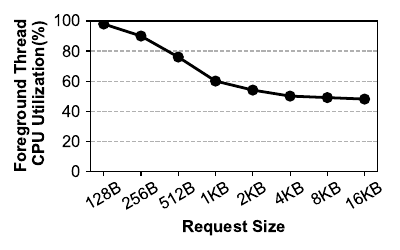

Source code (Python):
# coding=utf-8

import numpy as np
import matplotlib.pyplot as plt
import xlrd


plt.rcParams['font.sans-serif'] = ['Arial']  # 如果要显示中文字体,则在此处设为：SimHei
plt.rcParams['axes.unicode_minus'] = False  # 显示负号
xs=[0,1,2,3,4,5,6,7]
ys=[98,90,76,60,54,50,49,48]
# label在图示(legend)中显示。若为数学公式,则最好在字符串前后添加"$"符号
# color：b:blue、g:green、r:red、c:cyan、m:magenta、y:yellow、k:black、w:white、、、
# 线型：-  --   -.  :    ,
# marker：.  ,   o   v    <    *    +    1
fig = plt.figure(figsize=(4, 2.5))
# plt.figure()
plt.grid(linestyle="--", axis="y")  # 设置背景网格线为虚线
ax = plt.gca()
# ax.spines['top'].set_visible(False)  # 去掉上边框
# ax.spines['right'].set_visible(False)  # 去掉右边框
# plt.semilogy(xs[0], ys[0], marker='', label=labels[0], linewidth=3.0, linestyle='-')#, color="blue")
# plt.semilogy(xs[1], ys[1], marker='', label=labels[1], linewidth=2.5, linestyle='-')#, color="green")
# plt.semilogy(xs[2], ys[2], marker='', label=labels[2], linewidth=2.0, linestyle='-')#, color="red")
# plt.semilogy(xs[3], ys[3], marker='', label=labels[3], linewidth=1.5, linestyle='-')#, color="orange")
# plt.semilogy(xs[4], ys[4], marker='', label=labels[4], linewidth=1.0, linestyle='-')#, color="black")
plt.plot(xs, ys, marker='o',markersize=7, linewidth=2, linestyle='-', color="black")
# plt.plot(xs[1], ys[1], marker='o',markersize=7, label=labels[1], linewidth=2, linestyle='-', color="black")
# plt.plot(xs[2], ys[2], marker='o',markersize=7, label=labels[2], linewidth=2, linestyle='-')#, color="red")
# plt.plot(xs[3], ys[3], marker='', label=labels[3], linewidth=2, linestyle='-')#, color="orange")
# plt.hlines(2400, 0, 100, linestyles='--', colors="red", label="SSD bandwidth", linewidth=2)
# plt.hlines(np.mean(ys[1][:100]), 0, 100, colors="orange", linestyles='--', label="Average throughput of random write",
#            linewidth=2)

plt.xticks(xs,["128B","256B","512B","1KB","2KB","4KB","8KB","16KB"],fontsize=12,rotation=30)  # 默认字体大小为10
plt.yticks(fontsize=12)
plt.minorticks_off()
# plt.title("example", fontsize=12, fontweight='bold')  # 默认字体大小为12
# plt.xlabel("Reading Threads Number", fontsize=20, fontweight='bold')
plt.xlabel("Request Size", fontsize=12, fontweight='bold')
# plt.ylabel("Latency(ms)", fontsize=16, fontweight='bold')
plt.ylabel("Foreground Thread\n CPU Utilization(%)", fontsize=12, fontweight='bold')
# plt.xlim(0, 100)  # 设置x轴的范围
plt.ylim(0, 100)
# ax_sub = ax.twinx()
# ax_sub.set_ylabel('KQPS',fontsize=14)
# ax_sub.set_ylim(0,19.500)
# ax.legend(borderpad=0.3, framealpha=1)          #显示各曲线的图例
# ax.legend(loc=4, numpoints=1, ncol=3, fontsize=12, borderpad=False, framealpha=0, bbox_to_anchor=(1, 0.9))
# leg = ax.get_legend()
# ltext = leg.get_texts()
# plt.setp(ltext, fontsize=12, fontweight='bold')  # 设置图例字体的大小和粗细
fig.tight_layout()
plt.savefig('./moti-sync-cpu.pdf', format='pdf')  # 建议保存为svg格式,再用inkscape转为矢量图emf后插入word中
plt.show()
